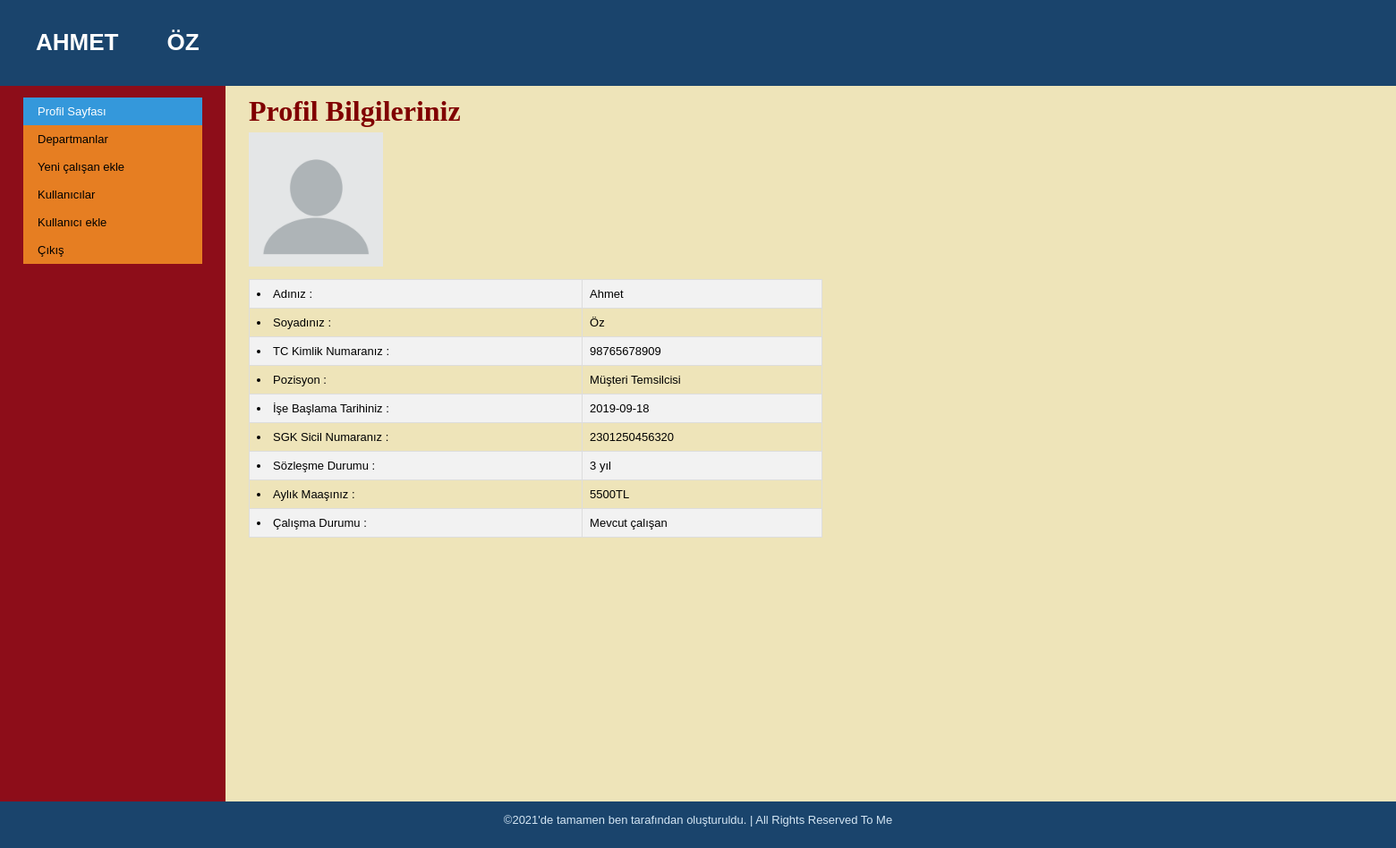
Page /admin_content.php (signed in) on the committed database.
### tables this page shows
CREATE TABLE `cagrimerkezi` (
  `id` int(11) NOT NULL,
  `ad` varchar(50) NOT NULL,
  `soyad` varchar(50) NOT NULL,
  `TCKN` varchar(11) NOT NULL,
  `pozisyon` varchar(50) NOT NULL,
  `baslama_tarihi` date NOT NULL,
  `sicil_no` varchar(13) NOT NULL,
  `sozlesme_suresi` varchar(10) NOT NULL,
  `aylik_maas` int(11) NOT NULL,
  `statuscode` tinyint(4) NOT NULL,
  `departman_id` int(11) NOT NULL
);

CREATE TABLE `status` (
  `statuscode` tinyint(4) NOT NULL,
  `status_info` varchar(25) NOT NULL
);

### includes/functions.php (called while the page is built, shortened)
<?php
	function query_control($result)
	{
		if(!$result)
			die("Veritabanı sorgu hatası..!");
		else
			return $result;
	}
	function mysql_prep($value)
	{
		global $con;
		$value = mysqli_real_escape_string($con, $value);
		return $value;
	}
	function GetEmployee($table_name, $id)
	{
		global $con;
		$table_name = mysql_prep($table_name);
		$query = "SELECT * FROM ".$table_name." WHERE id=".$id;
		$result = mysqli_query($con,$query);
		$verified_result = query_control($result);
		return $verified_result;
	}
	function GetEmployeeByTCKN($table_name, $tckn)
	{
		global $con;
		$table_name = mysql_prep($table_name);
		$tckn = mysql_prep($tckn);
		$query = "SELECT * FROM ".$table_name." WHERE TCKN=".$tckn;
		$result = mysqli_query($con,$query);
		$verified_result = query_control($result);
		return $verified_result;
	}
	function GetDepartment($id)
	{
		global $con;
		$id = mysql_prep($id);
		$query = "SELECT *FROM departman_bilgi WHERE departman_id=$id";
		$result = mysqli_query($con,$query);
		$verified_result = query_control($result);
		return $verified_result;
	}
	function GetStatus()
	{
		global $con;
		$query = "SELECT *FROM status";
		$result = mysqli_query($con,$query);
		$verified_result = query_control($result);
		return $verified_result;
	}
?>

### admin_content.php (the view, shortened to what this page needs)
<?php include("includes/connect_mysql.php"); ?>
<?php include("includes/functions.php"); ?>
<?php
	$department_id = $_SESSION['department_id'];
	$tckn = $_SESSION['tckn'];
	$result2 = GetDepartment($department_id);
	if(mysqli_num_rows($result2) == 1)
	{
		$rows2 = mysqli_fetch_array($result2);
		$table_name = $rows2["tablo_ad"];
		$result3 = GetEmployeeByTCKN($table_name, $tckn);
		if(mysqli_num_rows($result3) == 1)
		{
			$rows3 = mysqli_fetch_array($result3);
			$id = $rows3["id"];
		}
	}
?>
<?php include("includes/admin_header.php"); ?>
			<table id="structure">
				<tr>
					<td id="navigation">
						<div id="menu">
							<ul>
								<li><a class="active" href="admin_content.php">Profil Sayfası</a></li>
								<li><a href="admin_departments.php">Departmanlar</a></li>
								<li><a href="add_employee.php">Yeni çalışan ekle</a></li>
								<li><a href="users.php">Kullanıcılar</a></li>
								<li><a href="register1.php">Kullanıcı ekle</a></li>
								<li><a href="main.php">Çıkış</a></li>
							</ul>
						</div>
					</td>
					<td id="page">
						<h2><font face="tahoma" size="6" color="maroon">Profil Bilgileriniz</font></h2>
						<?php
							$result = GetEmployee($table_name, $id);
							$rows = mysqli_fetch_array($result);
						?>
						<table id="tablo2">
							<tr>
								<div id="image4">
									<img src="pictures/profil.jpg" />
								</div><br>
							</tr>
							<tr>
								<td><li> Adınız : </li></td>
								<td><?php echo $rows[1]; ?></td>
							</tr>
							<tr>
								<td><li> Soyadınız : </li></td>
								<td><?php echo $rows[2]; ?></td>
							</tr>
							<tr>
								<td><li> TC Kimlik Numaranız : </li></td>
								<td><?php echo $rows[3]; ?></td>
							</tr>
							<tr>
								<td><li> Pozisyon : </li></td>
								<td><?php echo $rows[4]; ?></td>
							</tr>
							<tr>
								<td><li> İşe Başlama Tarihiniz : </li></td>
								<td><?php echo $rows[5]; ?></td>
							</tr>
							<tr>
								<td><li> SGK Sicil Numaranız : </li></td>
								<td><?php echo $rows[6]; ?></td>
							</tr>
							<tr>
								<td><li> Sözleşme Durumu : </li></td>
								<td><?php echo $rows[7]; ?></td>
							</tr>
							<tr>
								<td><li> Aylık Maaşınız : </li></td>
								<td><?php echo $rows[8]; ?>TL</td>
							</tr>
							<tr>
								<td><li> Çalışma Durumu : </li></td>
								<td>
									<?php
										$result4 = GetStatus();
										while($rows4 = mysqli_fetch_array($result4))
										{
											if($rows4["statuscode"] == $rows[9])
											{
												echo $rows4["status_info"];
												break;
											}
										}
									?>
								</td>
							</tr>
						</table>
					</td>
				</tr>
			</table>
<?php include("includes/footer.php"); ?>

### css/menu.css (style rules this page uses)
#menu ul { list-style-type: none; margin: 0; padding: 0; width: 200px; background-color: #e67e22; }
#menu li a { display: block; color: #000; padding: 8px 16px; text-decoration: none; }
#menu li a.active { background-color: #3498db; color: white; }

### css/public.css (style rules this page uses)
html { height: 100%; width: 100%; }
body { width: 100%; height: 100%; margin: 0px; padding: 0px; border: 0px; font-family: Verdana, Arial, Helvetica, sans-serif; background: #D4E6F4; font-size: 13px; line-height: 15px; }
img { border: none; }
table, tr, td { border-collapse: collapse; vertical-align: top; font-size: 13px; line-height: 15px; }
a { color: #8D0D19; }
#structure { height: 800px; width: 100%; }
#navigation { width: 150px; padding: 1em 2em; color: #D4E6F4; background: #8D0D19; }
#page { padding-left: 2em; vertical-align: top; background: #EEE4B9; }
#page h2 { color: #8D0D19; margin-top: 1em; }
#image4 { top: 600px; margin-left: 0px; align:right; }
#image4 img { width:150; height:150; }

### css/tables.css (style rules this page uses)
#tablo2 { border-collapse: collapse; width: 50%; }
#tablo2 td, #personel th { border: 1px solid #ddd; padding: 8px; }
#tablo2 tr:nth-child(even) { background-color: #f2f2f2; }

### rows in the picture
cagrimerkezi: ad "Ahmet", soyad "Öz", TCKN "98765678909", pozisyon "Müşteri Temsilcisi", baslama_tarihi "2019-09-18", sicil_no "2301250456320", sozlesme_suresi "3 yıl", aylik_maas "5500"
status: status_info "Mevcut çalışan"

### other values in the picture
$_SESSION['name'] "AHMET"
$_SESSION['surname'] "ÖZ"
